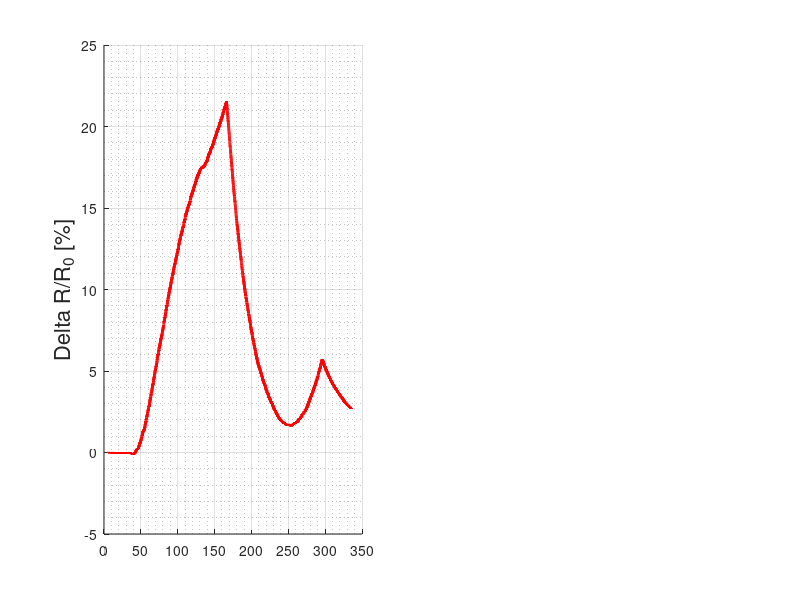

Write the MATLAB code that produced this figure. (Note: this script raises an error after producing the figure.)
clear,clc,close all

%read data from labview file
Fid1 = fopen('test2/test2voltage.txt','r');
tline = fgets(Fid1);
elecdata = textscan(Fid1, '%f%f', 'Delimiter', ' ');
fclose(Fid1);

%separate data into matrices
time = elecdata{1,1};
voltage = elecdata{1,2};

%calculate resistance using ohms law
resistance = voltage./(30*10^(-6));

%find baseline resistance lazy way
R0 = 0;
ctr = 0;
for x = 30:60
    R0 = R0 + resistance(x);
    ctr = ctr + 1;
end

%R0 is average of first few readings
R0 = R0 / ctr;

%read data from microstrain daq
Fid2 = fopen('test2/test2strain.txt','r');
tline = fgets(Fid2);
strain = textscan(Fid2, '%f%s%f%f', 'Delimiter', '  ');
fclose(Fid2);

scan = strain{1,1};
straintimestr = strain{1,2};

straintime = scan./100;
% 
% %convert time to seconds in strain file
% for x = 1:length(straintimestr)
%     string = straintimestr{x,1};
%     straintime(x) = str2double(string(end-6)) * 60 + str2double(string(end-4)) * 10 ...
%         + str2double(string(end-3)) * 1 + str2double(string(end-1)) * .1 ...
%         + str2double(string(end)) * .01;
% end

microstrain = strain{1,3};
highlevel = strain{1,4};

subplot(1,2,1);
hold on
grid on
grid minor

normDeltaR = 100*(resistance(20:end)-R0)./R0;
plot(time(20:end) + 5.65,normDeltaR,'r','Linewidth',2)
ylabel("\Delta R/R_0 [%]", 'FontSize', 16)


yyaxis right
ylabel("strain [\mu \epsilon]", 'FontSize', 18)
plot(straintime,microstrain,'b','Linewidth',2)
xlabel("time [seconds]")
ylim([-1500,7200])

legend("Resistance","Strain");
title("Change in Resistance and Strain vs Time for Wet Mixed TPU");
subtitle("Monotonic Ramping, 10 wt. %, 1% engineering strain");

xlim([-10,400])

ax = gca;
ax.YAxis(1).Color = 'k';
ax.YAxis(2).Color = 'k';


%find max value of strain measurement
[M1,I1] = max(microstrain);

%find max value of change in resistance
[M2,I2] = max(100*(resistance-R0)./R0);

fprintf("Max strain at time %.3fs with %d ustrain\n",straintime(I1),M1);
fprintf("Max normalized delta R at time %.3fs with %.3f delta R\n",time(I2),M2);


subplot(1,2,2);
hold on
grid on
grid minor

cutoffidx2 = length(microstrain)-length(normDeltaR);

if(cutoffidx2 > 0)
    straintruncated = microstrain(1:end-cutoffidx2);
else
    normDeltaR = normDeltaR(1:end-(-cutoffidx2));
    straintruncated = microstrain;
end


title("Change in Resistance vs Strain for Wet Mixed TPU");
subtitle("Monotonic Ramping, 10 wt. %, 1% engineering strain");
xlabel("strain [\mu \epsilon]", 'FontSize', 18)
ylabel("\Delta R/R_0 [%]", 'FontSize', 16)

[M1,cutoffidx] = max(straintruncated);

plot(straintruncated(1:cutoffidx),normDeltaR(1:cutoffidx),'r','Linewidth',2)
plot(straintruncated(cutoffidx:end),normDeltaR(cutoffidx:end),'b','Linewidth',2)
legend("Loading","Unloading");

P = polyfit(straintruncated(1:cutoffidx),normDeltaR(1:cutoffidx),1);
fprintf("loading gauge factor = %.3f\n",(100*(P(1))))
P = polyfit(straintruncated(cutoffidx:end),normDeltaR(cutoffidx:end),1);
fprintf("unloading gauge factor = %.3f\n",(100*(P(1))))
